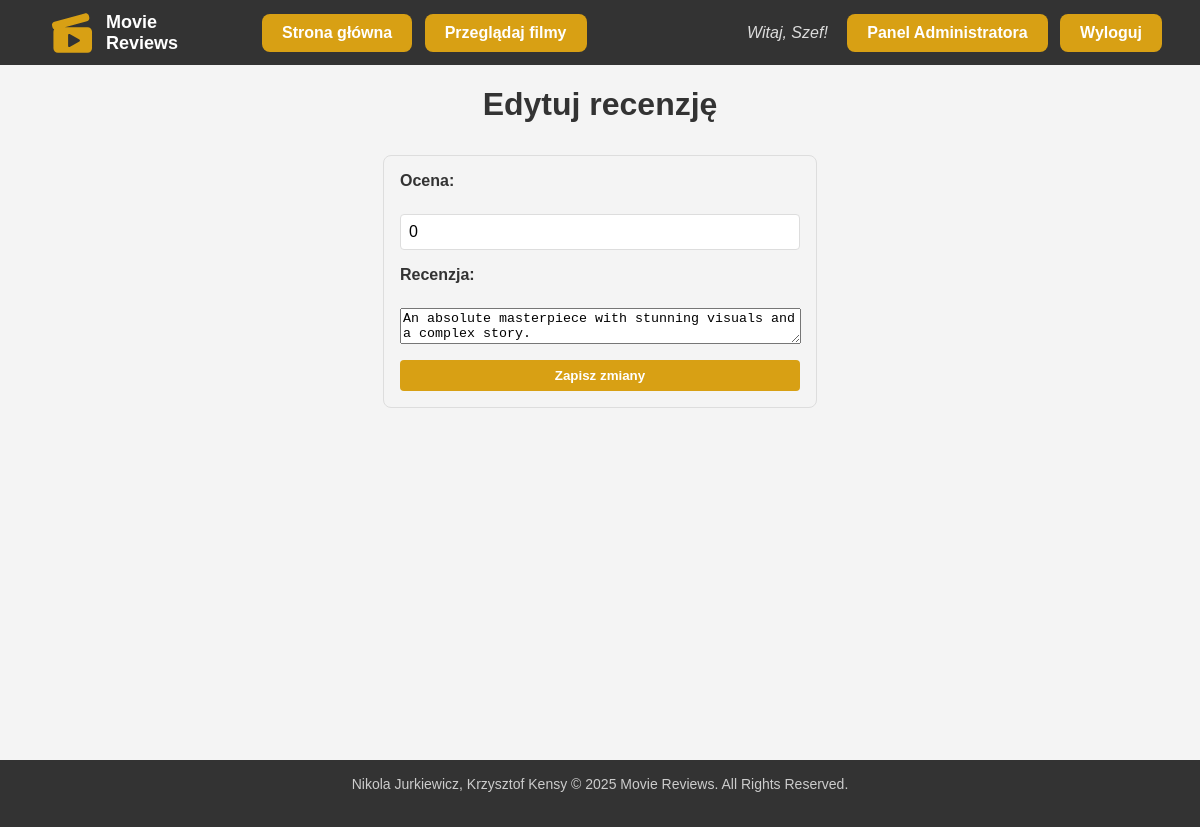
Page /adminReviewEdit.php?id=1 (signed in) on the earlier database version.
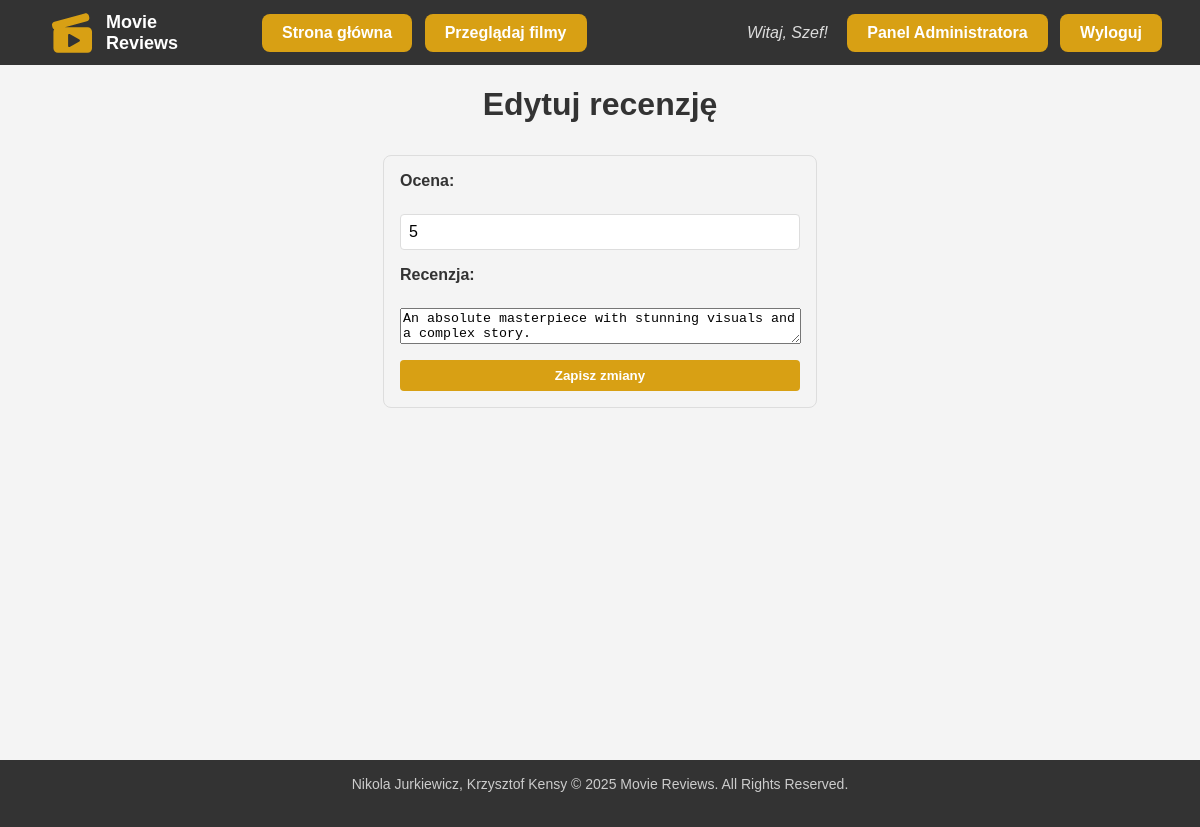
Same page on the later database version.
### tables this page shows
CREATE TABLE `reviews` (
  `IdReview` int(11) NOT NULL,
  `IdUser` int(11) NOT NULL,
  `IdMovie` int(11) NOT NULL,
  `Rating` tinyint(4) NOT NULL,
  `Content` varchar(4000) NOT NULL,
  `Date` date NOT NULL
);

### adminReviewEdit.php (the view, shortened to what this page needs)
<?php
include 'includes/header.php';
$reviewId = $_GET['id'] ?? null;
$conn = connectToDatabase();
$stmt = $conn->prepare("SELECT * FROM Reviews WHERE IdReview = :id");
$stmt->bindParam(':id', $reviewId, PDO::PARAM_INT);
$stmt->execute();
$review = $stmt->fetch(PDO::FETCH_ASSOC);
?>
<div class="container">
    <h1>Edytuj recenzję</h1>
    <form  id="reviewForm"  method="POST" action="adminReviewEdit.php?id=<?php echo htmlspecialchars($reviewId); ?>">
        <label for="rating">Ocena:</label>
        <input type="number" name="rating" id="rating" value="<?php echo htmlspecialchars($review['Rating']); ?>" min="1" max="5" >
        <label for="content">Recenzja:</label>
        <textarea name="content" id="content" ><?php echo htmlspecialchars($review['Content']); ?></textarea>
        <button type="submit">Zapisz zmiany</button>
    </form>
</div>
<?php include 'includes/footer.php'; ?>

Differences in the rows shown:
changed reviews "An absolute masterpiece with stunning visuals and a complex story.": rating "0" → "5"
